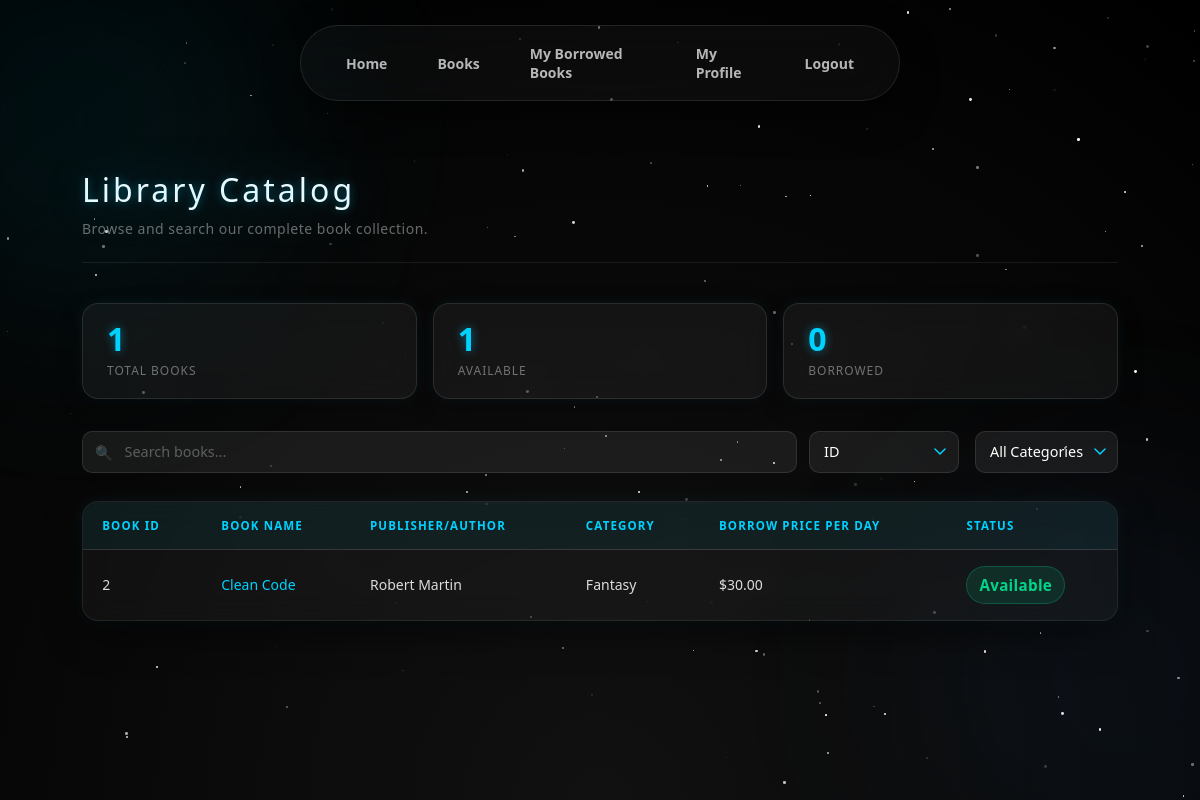
Page /book/ (signed in) on the earlier database version.
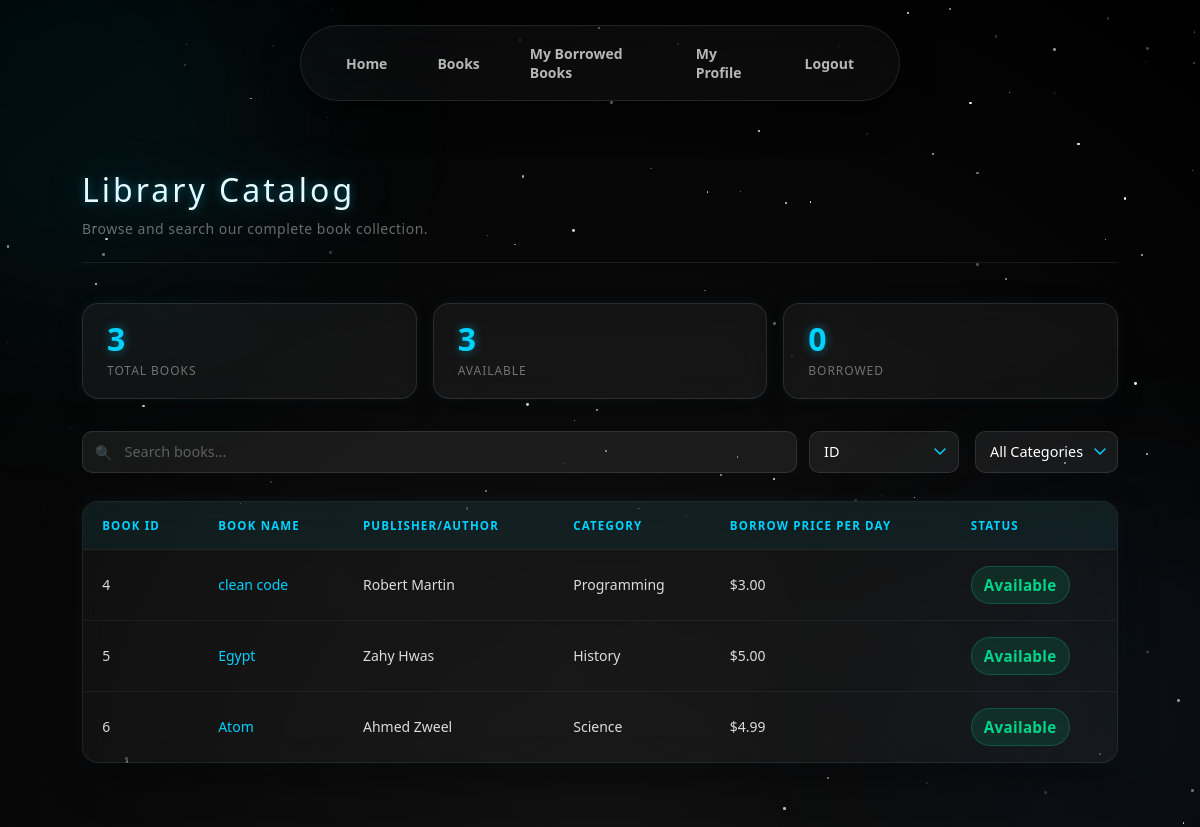
Same page on the later database version.
### books/models.py (models this page shows, shortened)
class Book(models.Model):
    title = models.CharField(max_length=200)
    author = models.CharField(max_length=100)
    category = models.CharField(max_length=100)
    published_date = models.DateField()
    description = models.TextField()
    image = models.ImageField(upload_to='books/')
    available = models.BooleanField(default=True)
    borrow_price_per_day = models.DecimalField(max_digits=10, decimal_places=2, default=0.00)

### books/views.py (the view)
# urls.py: path('book/', views.books_list_view, name='books_list'),
def books_list_view(request):
    if request.session.get('is_admin', False):
        return redirect('welcome')
    if not request.session.get('user_id'):
        return redirect('login')
    user_id = request.session.get('user_id')
    books = Book.objects.all()
    query = request.GET.get('query', '').strip()
    if query:
        books = books.filter(Q(title__icontains=query) | Q(author__icontains=query))
    borrowed_count = Borrow.objects.filter(user_id=user_id, is_returned=False, return_date__gt=timezone.now()).count()
    available_count = Book.objects.count()
    return render(request, 'books_pages.html', {
        'books': books,
        'available_count': available_count,
        'borrowed_count': borrowed_count
    })

### templates/books_pages.html (shortened to what this page needs)
{% load static %}
<!DOCTYPE html>
<html lang="en">
<head>
    <link rel="stylesheet"
          href="{% static 'style/style2.css' %}?v=3" />
    <link rel="stylesheet"
          href="{% static 'style/style.css' %}" />
</head>
<body>
    <nav>
        <a href="{% url 'welcome' %}">Home</a>
        {% if request.session.user_id and not request.session.is_admin %}
            <a href="{% url 'books_list' %}">Books</a>
            <a href="{% url 'my_borrowed_books' %}">My Borrowed Books</a>
        {% endif %}
        {% if request.session.user_id %}
            <a href="{% url 'profile_update' %}">My Profile</a>
            <a href="{% url 'logout' %}">Logout</a>
        {% endif %}
    </nav>
    <main class="page">
        <div class="page-header">
            <h1>Library Catalog</h1>
            <p>Browse and search our complete book collection.</p>
        </div>
        <div class="stats-row">
            <div class="stat-card">
                <div class="stat-num">
                    {{ books|length }}
                </div>
                <div class="stat-label">
                    Total Books
                </div>
            </div>
            <div class="stat-card">
                <div class="stat-num">
                    {{ available_count }}
                </div>
                <div class="stat-label">
                    Available
                </div>
            </div>
            <div class="stat-card">
                <div class="stat-num">
                    {{ borrowed_count }}
                </div>
                <div class="stat-label">
                    Borrowed
                </div>
            </div>
        </div>
        <div class="toolbar">
            <div class="search-wrap">
                <span class="search-icon">&#128269;</span>
                <input type="text"
                       id="searchInput"
                       placeholder="Search books..."
                       autocomplete="off" />
                <select id="searchType" class="filter-select">
                    <option value="id">ID</option>
                </select>
            </div>
            <select class="filter-select" id="categoryFilter">
                <option value="">All Categories</option>
            </select>
        </div>
        <div class="table-wrap">
            <table>
                <thead>
                    <tr>
                        <th>Book ID</th>
                        <th>Book Name</th>
                        <th>Publisher/Author</th>
                        <th>Category</th>
                        <th>Borrow Price Per Day</th>
                        <th>Status</th>
                    </tr>
                </thead>
                <tbody id="booksTableBody">
    {% for book in books %}
    <tr data-id="{{ book.id }}" data-name="{{ book.title }}" data-author="{{ book.author }}" data-category="{{ book.category }}">
        <td>{{ book.id }}</td>
        <td>
            <a href="{% url 'book_details' book.id %}" class="book-link" style="color: #00d2ff; text-decoration: none;">
                {{ book.title }}
            </a>
        </td>
        <td>{{ book.author }}</td>
        <td>{{ book.category }}</td>
        <td>${{ book.borrow_price_per_day }}</td>
        <td>
            <span class="status-badge {% if book.available %}status-available{% else %}status-borrowed{% endif %}">
                {% if book.available %}Available{% else %}Borrowed{% endif %}
            </span>
        </td>
    </tr>
    {% empty %}
    <tr>
        <td colspan="6" style="text-align:center;">
            No books found.
        </td>
    </tr>
    {% endfor %}
</tbody>
            </table>
        </div>
    </main>
</body>
</html>

Differences in the rows shown:
removed Book: id "2", title "Clean Code", author "Robert Martin", category "Fantasy", borrow_price_per_day "30.00", available "Available"
added Book: id "4", title "clean code", author "Robert Martin", category "Programming", borrow_price_per_day "3.00", available "Available"
added Book: id "5", title "Egypt", author "Zahy Hwas", category "History", borrow_price_per_day "5.00", available "Available"
added Book: id "6", title "Atom", author "Ahmed Zweel", category "Science", borrow_price_per_day "4.99", available "Available"
Other differences:
{{ books|length }}: "1" → "3"
{{ available_count }}: "1" → "3"
